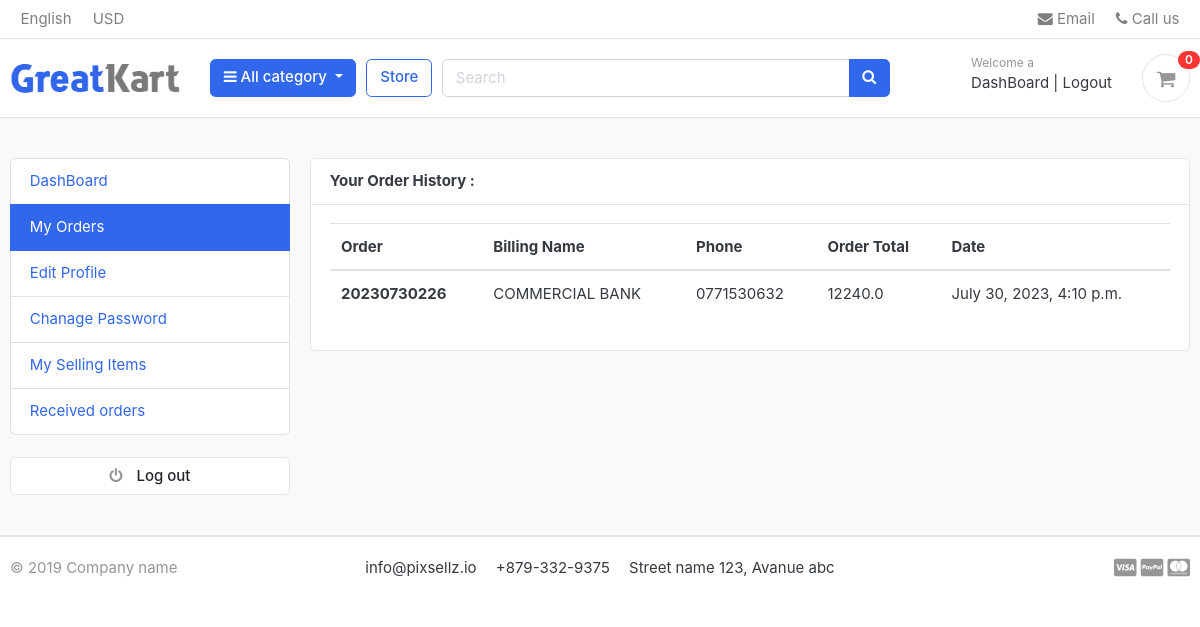
Before: /accounts/my_orders/ (signed in) with the older database file.
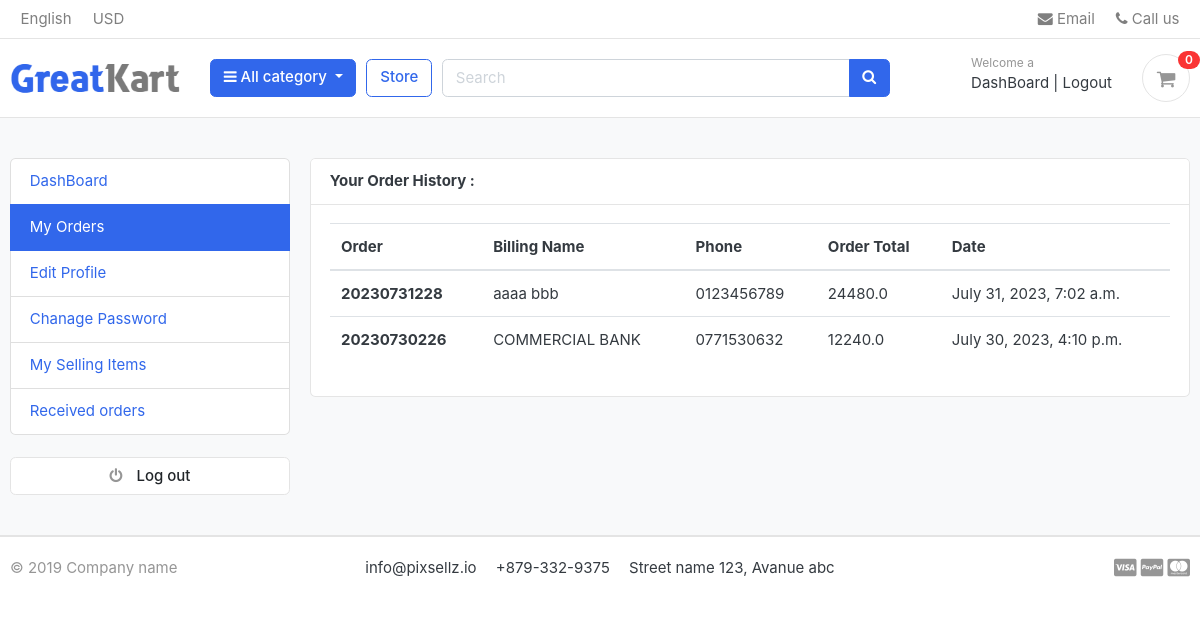
After: the same page with the newer database file.
### orders/models.py (models this page shows, shortened)
class Order(models.Model):
    STATUS = (
        ('New', 'New'),
        ('Accepted', 'Accepted'),
        ('Completed', 'Completed'),
        ('Cancelled', 'Cancelled'),
    )
    user = models.ForeignKey(Account, on_delete=models.SET_NULL, null=True)
    payment = models.ForeignKey(Payment, on_delete=models.SET_NULL, blank=True, null=True)
    order_number = models.CharField(max_length=20)
    first_name = models.CharField(max_length=50)
    last_name = models.CharField(max_length=50)
    phone = models.CharField(max_length=15)
    email = models.EmailField(max_length=50)
    address_line_1 = models.CharField(max_length=50)
    address_line_2 = models.CharField(max_length=50, blank=True)
    country = models.CharField(max_length=50)
    state = models.CharField(max_length=50)
    city = models.CharField(max_length=50)
    order_note = models.CharField(max_length=100, blank=True)
    order_total = models.FloatField()
    tax = models.FloatField()
    status = models.CharField(max_length=10, choices=STATUS, default='New')
    ip = models.CharField(blank=True, max_length=20)
    is_ordered = models.BooleanField(default=False)
    created_at = models.DateTimeField(auto_now_add=True)
    updated_at = models.DateTimeField(auto_now=True)
    def full_name(self):
        return f'{self.first_name} {self.last_name}'
    def __str__(self):
        return self.first_name

### accounts/views.py (the view)
# urls.py: path('my_orders/', views.my_orders, name='my_orders'),
def my_orders(request):
    orders = Order.objects.filter(user = request.user , is_ordered = True ).order_by('-created_at')
    print(orders)
    context ={
        'orders':orders
    }
    return render(request , 'accounts/my_orders.html' , context)

### carts/context_processors.py (called while the page is built)
def counter(request):
    cart_counter = 0
    if 'admin' in request.path:
        return {}
    else:
        try:
            cart = Cart.objects.filter(cart_id = _cart_id(request))
            if request.user.is_authenticated:
                cart_items =CartItem.objects.all().filter(user = request.user)
            else:
                cart_items = CartItem.objects.all().filter(cart = cart[:1])
            for cart_item in cart_items:
                cart_counter += cart_item.quantity
        except Cart.DoesNotExist:
            cart_counter =0
    return dict(cart_counter = cart_counter)

### carts/views.py (called while the page is built)
def _cart_id(request):
    cart = request.session.session_key
    if not cart:
        cart = request.session.create()
    return cart

### category/context_processors.py (called while the page is built)
def menu_links(request):
    links = Category.objects.all()
    return dict(links = links)

### category/models.py (called while the page is built)
    def get_url(self):
        return reverse('product_by_category' ,args=[self.slug])

### templates/accounts/my_orders.html (shortened to what this page needs)
{% extends 'base.html' %}
{% block content %}
<section class="section-conten padding-y bg">
    <div class="container">
        <div class="row">
       {% include 'root/dashboard_sidebar.html' %}
        <main class="col-md-9">
            <article class="card">
            <header class="card-header">
                <strong class="d-inline-block mr-3">Your Order History :</strong>
            </header>
            <div class="card-body">
                <div class="row">
                        <div class="col-md-12">
                            <table class="table table-hover">
                                <thead>
                                  <tr>
                                    <th scope="col">Order</th>
                                    <th scope="col">Billing Name</th>
                                    <th scope="col">Phone</th>
                                    <th scope="col">Order Total</th>
                                    <th scope="col">Date</th>
                                </tr>
                                </thead>
                                <tbody>
                                    {% for order in orders %}
                                  <tr>
                                    <th scope="row">{{ order.order_number }}</th>
                                    <td>{{ order.full_name }}</td>
                                    <td>{{ order.phone }}</td>
                                    <td>{{ order.order_total }}</td>
                                    <td>{{ order.created_at }}</td>
                                  </tr>
                                    {% endfor %}
                                </tbody>
                              </table>
                        </div>
            </div>
            </article>
        </main>
    </div>
    </div>
    </section>
{% endblock %}%

Changed rows visible on the page:
added Order: order_number "20230731228", full_name "aaaa bbb", phone "0123456789", order_total "24480.0", created_at "July 31, 2023, 7:02 a.m."
